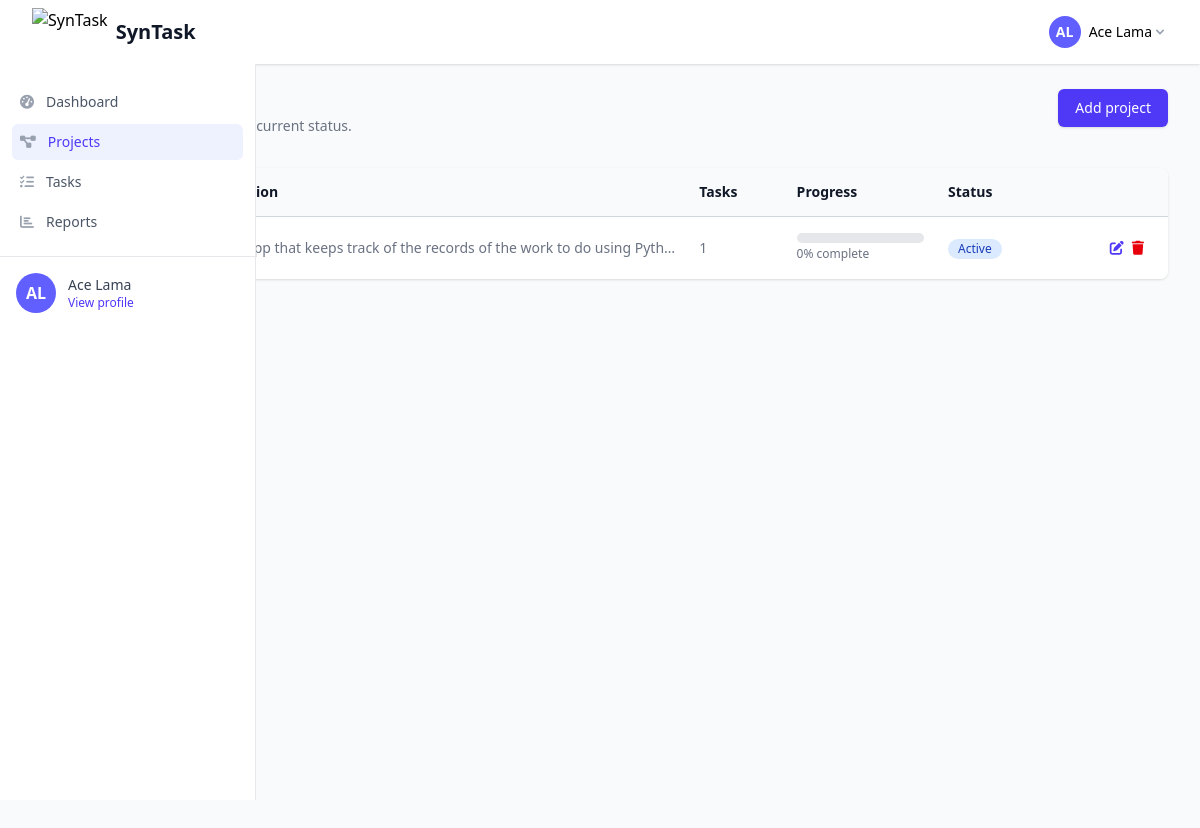
The page /projects/ (signed in) on the database its author committed.
### accounts/models.py (models this page shows, shortened)
class User(AbstractUser):
    ROLE_CHOICES = (
        ('admin', 'Admin'),
        ('user', 'Regular User'),
    )
    username = None
    email = models.EmailField(_('email address'), unique=True)
    role = models.CharField(max_length=20, choices=ROLE_CHOICES, default='user')
    two_factor_enabled = models.BooleanField(default=False)
    USERNAME_FIELD = 'email'
    REQUIRED_FIELDS = ['first_name', 'last_name']
    objects = UserManager()

### projects/models.py (models this page shows, shortened)
class Project(models.Model):
    name = models.CharField(max_length=100)
    description = models.TextField(blank=True)
    owner = models.ForeignKey(User, on_delete=models.CASCADE, related_name='projects')
    created_at = models.DateTimeField(auto_now_add=True)
    updated_at = models.DateTimeField(auto_now=True)
    is_completed = models.BooleanField(default=False)
    @property
    def completion_percentage(self):
        total_tasks = self.tasks.count()
        if total_tasks == 0:
            return 0
        completed_tasks = self.tasks.filter(status='complete').count()
        return round((completed_tasks / total_tasks) * 100)
    class Meta:
        ordering = ['-updated_at']

### projects/views.py (the view)
# urls.py: path('', views.project_list, name='project_list'),
@login_required
def project_list(request):
    projects = Project.objects.filter(owner=request.user).order_by('-updated_at')
    return render(request, 'projects/project_list.html', {'projects': projects})

### theme/templates/projects/project_list.html (shortened to what this page needs)
{% extends "base.html" %}
{% load static %}
{% block content %}
<div class="max-w-7xl mx-auto">
    <div class="sm:flex sm:items-center mb-8">
        <div class="sm:flex-auto">
            <h1 class="text-2xl font-bold text-gray-900">Projects</h1>
            <p class="mt-1 text-sm text-gray-500">A list of all your projects and their current status.</p>
        </div>
        <div class="mt-4 sm:mt-0 sm:ml-16 sm:flex-none">
            <a href="{% url 'project_create' %}" class="inline-flex items-center justify-center rounded-md border border-transparent bg-indigo-600 px-4 py-2 text-sm font-medium text-white shadow-sm hover:bg-indigo-700 focus:outline-none focus:ring-2 focus:ring-indigo-500 focus:ring-offset-2 sm:w-auto">
                Add project
            </a>
        </div>
    </div>
    <div class="bg-white shadow rounded-lg overflow-hidden">
        {% if projects %}
        <div class="overflow-x-auto">
            <table class="min-w-full divide-y divide-gray-300">
                <thead class="bg-gray-50">
                    <tr>
                        <th scope="col" class="py-3.5 pl-4 pr-3 text-left text-sm font-semibold text-gray-900">Project</th>
                        <th scope="col" class="px-3 py-3.5 text-left text-sm font-semibold text-gray-900">Description</th>
                        <th scope="col" class="px-3 py-3.5 text-left text-sm font-semibold text-gray-900">Tasks</th>
                        <th scope="col" class="px-3 py-3.5 text-left text-sm font-semibold text-gray-900">Progress</th>
                        <th scope="col" class="px-3 py-3.5 text-left text-sm font-semibold text-gray-900">Status</th>
                        <th scope="col" class="relative py-3.5 pl-3 pr-4 sm:pr-6">
                        </th>
                    </tr>
                </thead>
                <tbody class="divide-y divide-gray-200 bg-white">
                    {% for project in projects %}
                    <tr>
                        <td class="whitespace-nowrap py-4 pl-4 pr-3 text-sm font-medium text-gray-900">
                            <a href="{% url 'project_detail' project.pk %}" class="text-indigo-600 hover:text-indigo-900">{{ project.name }}</a>
                        </td>
                        <td class="px-3 py-4 text-sm text-gray-500 max-w-xs truncate">{{ project.description|default:"-" }}</td>
                        <td class="whitespace-nowrap px-3 py-4 text-sm text-gray-500">{{ project.tasks.count }}</td>
                        <td class="whitespace-nowrap px-3 py-4 text-sm text-gray-500">
                            <div class="w-full bg-gray-200 rounded-full h-2.5">
                            </div>
                            <span class="text-xs">{{ project.completion_percentage }}% complete</span>
                        </td>
                        <td class="whitespace-nowrap px-3 py-4 text-sm text-gray-500">
                            <span class="inline-flex items-center px-2.5 py-0.5 rounded-full text-xs font-medium
                                {% if project.is_completed %}bg-green-100 text-green-800
                                {% else %}bg-blue-100 text-blue-800{% endif %}">
                                {% if project.is_completed %}Completed{% else %}Active{% endif %}
                            </span>
                        </td>
                        <td class="relative whitespace-nowrap py-4 pl-3 pr-4 text-right text-sm font-medium sm:pr-6">
                            <div class="flex space-x-2 justify-end">
                                <a href="{% url 'project_update' project.pk %}" class="text-indigo-600 hover:text-indigo-900">
                                    <i class="fas fa-edit"></i>
                                </a>
                                <a href="{% url 'project_delete' project.pk %}" class="text-red-600 hover:text-red-900">
                                    <i class="fas fa-trash"></i>
                                </a>
                            </div>
                        </td>
                    </tr>
                    {% endfor %}
                </tbody>
            </table>
        </div>
        {% endif %}
    </div>
</div>
{% endblock %}

### theme/templates/partials/navbar.html (shortened to what this page needs)
{% load static %}
<nav class="bg-white shadow-sm sticky top-0 z-30">
    <div class="max-w-7xl mx-auto px-4 sm:px-6 lg:px-8">
        <div class="flex justify-between h-16">
            <div class="flex items-center">
                <div class="flex-shrink-0 flex items-center">
                    <img class="h-12 w-auto" src="{% static 'images/logo.svg' %}" alt="SynTask">
                    <span class="ml-2 text-xl font-semibold text-gray-900 hidden sm:inline">SynTask</span>
                </div>
            </div>
            <div class="flex items-center">
                <div class="ml-4 flex items-center md:ml-6">
                    <div class="ml-3 relative">
                        <div>
                            <button type="button"
                                    class="max-w-xs bg-white flex items-center text-sm rounded-full focus:outline-none focus:ring-2 focus:ring-offset-2 focus:ring-indigo-500"
                                    id="user-menu-btn"
                                    aria-expanded="false"
                                    aria-haspopup="true">
                                {% if user.profile.avatar %}
                                    <img class="h-8 w-8 rounded-full" src="{{ user.profile.avatar.url }}" alt="User avatar">
                                {% else %}
                                    <div class="h-8 w-8 rounded-full bg-indigo-500 flex items-center justify-center text-white font-semibold">
                                        {% if user.first_name and user.last_name %}
                                            {{ user.first_name|first }}{{ user.last_name|first }}
                                        {% else %}
                                            {{ user.username|first|upper }}
                                        {% endif %}
                                    </div>
                                {% endif %}
                                <span class="ml-2 hidden md:inline">
                                    {% if user.get_full_name %}
                                        {{ user.get_full_name }}
                                    {% else %}
                                        {{ user.username }}
                                    {% endif %}
                                </span>
                                <svg class="ml-1 h-4 w-4 text-gray-400 hidden md:inline" xmlns="http://www.w3.org/2000/svg" viewBox="0 0 20 20" fill="currentColor">
                                    <path fill-rule="evenodd" d="M5.293 7.293a1 1 0 011.414 0L10 10.586l3.293-3.293a1 1 0 111.414 1.414l-4 4a1 1 0 01-1.414 0l-4-4a1 1 0 010-1.414z" clip-rule="evenodd" />
                                </svg>
                            </button>
                        </div>
                    </div>
                </div>
            </div>
        </div>
    </div>
</nav>

### theme/templates/partials/sidebar.html (shortened to what this page needs)
{% load static %}
<div id="sidebar" class="fixed left-0 w-64 bg-white border-r border-gray-200 z-20 transform transition-transform duration-200 ease-in-out lg:translate-x-0 -translate-x-full">
    <div class="flex flex-col h-full">
        <div class="flex-1 flex flex-col pt-5 pb-4 overflow-y-auto">
            <div class="flex-1 px-3 space-y-1">
                <a href="{% url 'dashboard' %}" class="group flex items-center px-2 py-2 text-sm font-medium rounded-md {% if request.resolver_match.url_name == 'dashboard' %}bg-indigo-50 text-indigo-600{% else %}text-gray-600 hover:text-gray-900 hover:bg-gray-50{% endif %}">
                    <i class="fas fa-tachometer-alt mr-3 text-gray-400 group-hover:text-gray-500"></i>
                    Dashboard
                </a>
                <a href="{% url 'project_list' %}" class="group flex items-center px-2 py-2 text-sm font-medium rounded-md {% if 'project' in request.resolver_match.url_name %}bg-indigo-50 text-indigo-600{% else %}text-gray-600 hover:text-gray-900 hover:bg-gray-50{% endif %}">
                    <i class="fas fa-project-diagram mr-3 text-gray-400 group-hover:text-gray-500"></i>
                    Projects
                </a>
                <a href="{% url 'task_list' %}" class="group flex items-center px-2 py-2 text-sm font-medium rounded-md {% if 'task' in request.resolver_match.url_name %}bg-indigo-50 text-indigo-600{% else %}text-gray-600 hover:text-gray-900 hover:bg-gray-50{% endif %}">
                    <i class="fas fa-tasks mr-3 text-gray-400 group-hover:text-gray-500"></i>
                    Tasks
                </a>
                <a href="{% url 'overall_report' %}" class="group flex items-center px-2 py-2 text-sm font-medium rounded-md {% if 'report' in request.resolver_match.url_name %}bg-indigo-50 text-indigo-600{% else %}text-gray-600 hover:text-gray-900 hover:bg-gray-50{% endif %}">
                    <i class="fas fa-chart-bar mr-3 text-gray-400 group-hover:text-gray-500"></i>
                    Reports
                </a>
            </div>
        </div>
        <div class="flex-shrink-0 flex border-t border-gray-200 p-4">
            <div class="flex items-center">
                {% if user.profile.avatar %}
                    <img class="h-10 w-10 rounded-full" src="{{ user.profile.avatar.url }}" alt="Profile avatar">
                {% else %}
                    <div class="h-10 w-10 rounded-full bg-indigo-500 flex items-center justify-center text-white font-semibold">
                        {% if user.first_name and user.last_name %}
                            {{ user.first_name|first }}{{ user.last_name|first }}
                        {% else %}
                            {{ user.username|first|upper }}
                        {% endif %}
                    </div>
                {% endif %}
                <div class="ml-3">
                    <p class="text-sm font-medium text-gray-700">
                        {% if user.get_full_name %}
                            {{ user.get_full_name }}
                        {% else %}
                            {{ user.username }}
                        {% endif %}
                    </p>
                    <a href="{% url 'profile_settings' %}" class="text-xs font-medium text-indigo-600 hover:text-indigo-500">View profile</a>
                </div>
            </div>
        </div>
    </div>
</div>

### theme/templates/base.html (style rules this page uses)
#sidebar { top: 4rem; height: calc(100vh - 4rem); }

### rows shown on the page
User: first_name|first "A", last_name|first "L", get_full_name "Ace Lama"
Project: description "Simple app that keeps track of the records of the work to do using Pyth…", tasks.count "1", completion_percentage "0", is_completed "Active"
